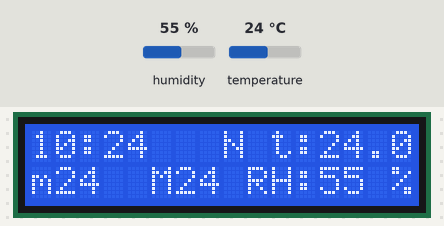
Simulated run of this sketch. Board: Arduino Uno, built with avr-gcc and run on an emulated ATmega328P. On the bench: 16×2 character LCD. The inputs (shaded band) are chosen by the test bench; at power-on: temperature 24 °C, humidity 55 %. The local clock reads 2024-03-15 10:24:30 at power-on unless the sketch sets it; what the sketch prints to the serial monitor is not drawn.

Above: at 1.2 s.
1.3 s: temperature set to 16 °C
At 4.1 s:
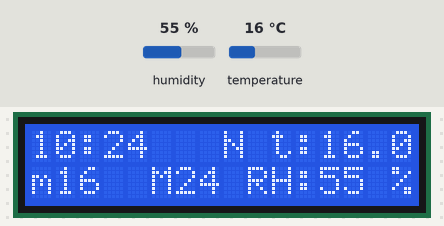
4.7 s: temperature set to 13 °C
At 8.5 s:
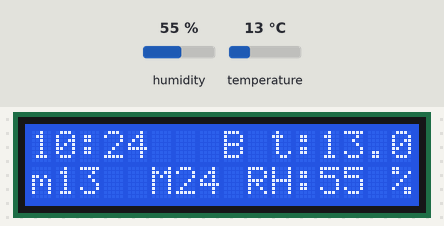
8.8 s: temperature set to 28 °C
At 11.9 s:
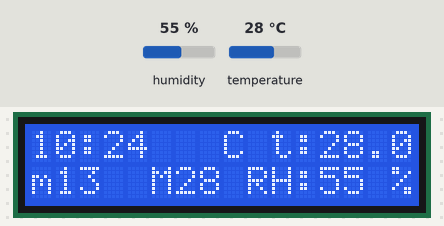
12.9 s: temperature set to 26 °C
17.1 s: temperature set to 23 °C
At 20.9 s:
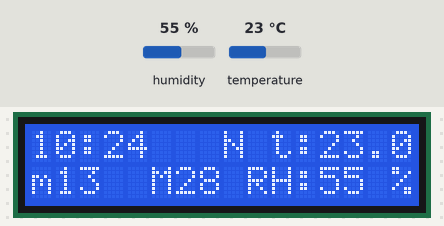
21.2 s: temperature set to 9 °C
At 24.3 s:
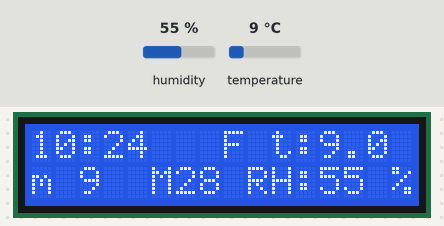
Timing chart, 0 to 25.8 s (numbered marks = the images above; inputs shaded):
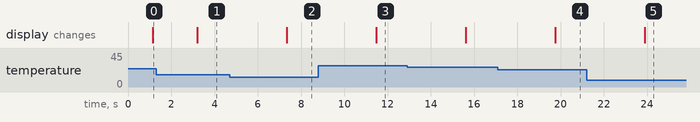

Measured:
- the behaviour switches between 15 and 14 °C on temperature (found by bisection; images 1 and 2)
- the behaviour switches between 25 and 24 °C on temperature (found by bisection; images 3 and 4)
- after the input at 1.3 s, the display: changes after 1.9 s (image 1)
- after the input at 4.7 s, the display: changes after 2.7 s (image 2)
- after the input at 8.8 s, the display: changes after 2.7 s (image 3)
- after the input at 17.1 s, the display: changes after 2.7 s (image 4)
- after the input at 21.2 s, the display: changes after 2.7 s (image 5)

The sketch:

termometro_dth11_V3.0.ino
```cpp
#include <Wire.h>
#include <LiquidCrystal_I2C.h>
#include <virtuabotixRTC.h> //Libreria
#include <SoftwareSerial.h>
SoftwareSerial mySerial(2, 3); // RX, TX

virtuabotixRTC myRTC(6, 7, 8); // CLK-->6|DAT--->7|RST--->8
//Crear el objeto lcd  dirección  0x3F y 16 columnas x 2 filas
LiquidCrystal_I2C lcd(0x3F, 16, 2); //0x3F,16,2 para LCD 16x2
#include <DHT11.h>
int pin = 9;
DHT11 dht11(pin);
int err;
float temp, tempMin = 50, tempMax = -10 , humi;
void setup() {
 mySerial.begin(9600);
  Serial.begin(9600);
  // Inicializar el LCD
  lcd.init();

  //Encender la luz de fondo.
  lcd.backlight();

  // Escribimos el Mensaje en el LCD.
  lcd.print("INICIANDO...");
  //----configurar hora------- hacer la primera vez que se configure el RTC, horario invierno
 // myRTC.setDS1302Time(10, 32, 21, 1, 21, 9, 2020); // SS, MM, HH, DW, DD, MM, YYYY
}

void loop() {

  if ((err = dht11.read(humi, temp)) == 0)
  {
    Serial.print("temperature:");
    Serial.print(temp);
    mySerial.print(temp);
    Serial.print(" humidity:");
    Serial.print(humi);
    Serial.println();
  }
  else
  {
    VER("**ERROR**", 2, 0, 1);
    Serial.println();
    Serial.print("Error No :");
    Serial.print(err);
    Serial.println();
  }
  delay(DHT11_RETRY_DELAY); //delay for reread
  iA(temp);
  VER("t:", 10, 0, 0);
  VER(String(temp, 1), 12, 0, 0);
  VER(String(humi, 0), 12, 1, 0);
  VER("%", 15, 1, 0);
  VER("RH:", 9, 1, 0);
  VER("m", 0, 1, 0);
  VER(String (minima(), 0), 1, 1, 0);
  VER("M", 5, 1, 0);
  VER(String (maxima(), 0), 6, 1, 0);
  delay(1000);
}

void VER(String palabra, uint8_t columna, uint8_t fila, boolean limpiar )
{

  if (limpiar )lcd.clear();
  lcd.setCursor(columna, fila);
  lcd.print(palabra);


}

void iA(float t)
{
  lcd.clear();
  hora();
  if (t < 10)
  {
    VER("F ", 8, 0, 0);
  }
  else if (t >= 10 and t < 15)
  {
    VER("B", 8, 0, 0);
  }
  else if (t >= 15 and t < 25)
  {
    VER("N", 8, 0, 0);
  }
  else if (t >= 25)
  {
    VER("C", 8, 0, 0);
  }


}

float minima()
{
  if (temp != tempMin)
  {
    if (temp < tempMin)
    {
      tempMin = temp;
      return tempMin;
    }
  }
  else {
    return tempMin;
  }
}

float maxima()
{
  if (temp != tempMax)
  {
    if (temp > tempMax)
    {
      tempMax = temp;
      return tempMax;
    }
  }
  else {
    return tempMax;
  }
}
```

RTC.ino
```cpp
void hora()
{
  myRTC.updateTime();

  //------------- imprimir hora-----
  Serial.print("Fecha y hora actual: ");
  Serial.print(myRTC.dayofmonth); // Se puede cambiar entre día y mes si se utiliza el sistema Americano
  Serial.print("/");
  Serial.print(myRTC.month);
  Serial.print("/");
  Serial.print(myRTC.year);
  Serial.print(" ");
  Serial.print(myRTC.hours);
  lcd.setCursor(0, 0);
  if (myRTC.hours < 10)
  {
    lcd.print("0");
    lcd.print(myRTC.hours);
  }
  else {
    lcd.print(myRTC.hours);
  }

  lcd.print(":");
  lcd.setCursor(3, 0);
  if (myRTC.minutes < 10)
  {
    lcd.print("0");
    lcd.print(myRTC.minutes);
  }
  else {
    lcd.print(myRTC.minutes);
  }
  Serial.print(":");
  Serial.print(myRTC.minutes);
  Serial.print(":");
  Serial.println(myRTC.seconds);
 // delay(200);//---cambiar a 200 para instalacion final---
}
```
